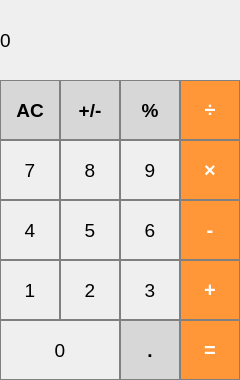
<?xml version="1.0" encoding="UTF-8"?>
<ui version="4.0">
 <class>MainWindow</class>
 <widget class="QMainWindow" name="MainWindow">
  <property name="geometry">
   <rect>
    <x>0</x>
    <y>0</y>
    <width>240</width>
    <height>380</height>
   </rect>
  </property>
  <property name="windowTitle">
   <string>MainWindow</string>
  </property>
  <widget class="QWidget" name="centralwidget">
   <widget class="QPushButton" name="Button_clear">
    <property name="geometry">
     <rect>
      <x>0</x>
      <y>80</y>
      <width>60</width>
      <height>60</height>
     </rect>
    </property>
    <property name="font">
     <font>
      <pointsize>14</pointsize>
      <weight>75</weight>
      <bold>true</bold>
     </font>
    </property>
    <property name="styleSheet">
     <string notr="true">QPushButton {
  background-color: rgb(215, 215, 215);
  border: 1px solid gray;
}
QPushButton:pressed {
    background-color: qlineargradient(x1: 0, y1: 0, x2: 0, y2: 1,
                                      stop: 0 #BEBEBE, stop: 1 #D7D7D7);
}
</string>
    </property>
    <property name="text">
     <string>AC</string>
    </property>
   </widget>
   <widget class="QPushButton" name="Button_sign">
    <property name="geometry">
     <rect>
      <x>60</x>
      <y>80</y>
      <width>60</width>
      <height>60</height>
     </rect>
    </property>
    <property name="font">
     <font>
      <pointsize>14</pointsize>
      <weight>75</weight>
      <bold>true</bold>
     </font>
    </property>
    <property name="styleSheet">
     <string notr="true">QPushButton {
  background-color: rgb(215, 215, 215);
  border: 1px solid gray;
}
QPushButton:pressed {
    background-color: qlineargradient(x1: 0, y1: 0, x2: 0, y2: 1,
                                      stop: 0 #BEBEBE, stop: 1 #D7D7D7);
}
</string>
    </property>
    <property name="text">
     <string>+/-</string>
    </property>
   </widget>
   <widget class="QPushButton" name="Button_percent">
    <property name="geometry">
     <rect>
      <x>120</x>
      <y>80</y>
      <width>60</width>
      <height>60</height>
     </rect>
    </property>
    <property name="font">
     <font>
      <pointsize>14</pointsize>
      <weight>75</weight>
      <bold>true</bold>
     </font>
    </property>
    <property name="styleSheet">
     <string notr="true">QPushButton {
  background-color: rgb(215, 215, 215);
  border: 1px solid gray;
}
QPushButton:pressed {
    background-color: qlineargradient(x1: 0, y1: 0, x2: 0, y2: 1,
                                      stop: 0 #BEBEBE, stop: 1 #D7D7D7);
}
</string>
    </property>
    <property name="text">
     <string>%</string>
    </property>
   </widget>
   <widget class="QPushButton" name="Button_division">
    <property name="geometry">
     <rect>
      <x>180</x>
      <y>80</y>
      <width>60</width>
      <height>60</height>
     </rect>
    </property>
    <property name="font">
     <font>
      <pointsize>15</pointsize>
      <weight>75</weight>
      <bold>true</bold>
     </font>
    </property>
    <property name="styleSheet">
     <string notr="true">QPushButton {
  background-color: rgb(255, 151, 57);
  color: white; 
  border: 1px solid gray;
}

QPushButton:pressed {
    background-color: qlineargradient(x1: 0, y1: 0, x2: 0, y2: 1,
                                      stop: 0 #FF7832, stop: 1 #FF9739);
}</string>
    </property>
    <property name="text">
     <string>÷</string>
    </property>
   </widget>
   <widget class="QPushButton" name="Button_9">
    <property name="geometry">
     <rect>
      <x>120</x>
      <y>140</y>
      <width>60</width>
      <height>60</height>
     </rect>
    </property>
    <property name="font">
     <font>
      <pointsize>14</pointsize>
      <weight>50</weight>
      <bold>false</bold>
     </font>
    </property>
    <property name="styleSheet">
     <string notr="true">QPushButton {
   border: 1px solid gray;
}
QPushButton:pressed {
    background-color: qlineargradient(x1: 0, y1: 0, x2: 0, y2: 1,
                                      stop: 0 #dadbde, stop: 1 #f6f7fa);
}</string>
    </property>
    <property name="text">
     <string>9</string>
    </property>
   </widget>
   <widget class="QPushButton" name="Button_7">
    <property name="geometry">
     <rect>
      <x>0</x>
      <y>140</y>
      <width>60</width>
      <height>60</height>
     </rect>
    </property>
    <property name="font">
     <font>
      <pointsize>14</pointsize>
     </font>
    </property>
    <property name="styleSheet">
     <string notr="true">QPushButton {
   border: 1px solid gray;
}
QPushButton:pressed {
    background-color: qlineargradient(x1: 0, y1: 0, x2: 0, y2: 1,
                                      stop: 0 #dadbde, stop: 1 #f6f7fa);
}</string>
    </property>
    <property name="text">
     <string>7</string>
    </property>
   </widget>
   <widget class="QPushButton" name="Button_multiplication">
    <property name="geometry">
     <rect>
      <x>180</x>
      <y>140</y>
      <width>60</width>
      <height>60</height>
     </rect>
    </property>
    <property name="font">
     <font>
      <pointsize>15</pointsize>
      <weight>75</weight>
      <bold>true</bold>
     </font>
    </property>
    <property name="styleSheet">
     <string notr="true">QPushButton {
  background-color: rgb(255, 151, 57);
  color: white; 
  border: 1px solid gray;
}

QPushButton:pressed {
    background-color: qlineargradient(x1: 0, y1: 0, x2: 0, y2: 1,
                                      stop: 0 #FF7832, stop: 1 #FF9739);
}</string>
    </property>
    <property name="text">
     <string>×</string>
    </property>
   </widget>
   <widget class="QPushButton" name="Button_8">
    <property name="geometry">
     <rect>
      <x>60</x>
      <y>140</y>
      <width>60</width>
      <height>60</height>
     </rect>
    </property>
    <property name="font">
     <font>
      <pointsize>14</pointsize>
     </font>
    </property>
    <property name="styleSheet">
     <string notr="true">QPushButton {
   border: 1px solid gray;
}
QPushButton:pressed {
    background-color: qlineargradient(x1: 0, y1: 0, x2: 0, y2: 1,
                                      stop: 0 #dadbde, stop: 1 #f6f7fa);
}</string>
    </property>
    <property name="text">
     <string>8</string>
    </property>
   </widget>
   <widget class="QPushButton" name="Button_6">
    <property name="geometry">
     <rect>
      <x>120</x>
      <y>200</y>
      <width>60</width>
      <height>60</height>
     </rect>
    </property>
    <property name="font">
     <font>
      <pointsize>14</pointsize>
     </font>
    </property>
    <property name="styleSheet">
     <string notr="true">QPushButton {
   border: 1px solid gray;
}
QPushButton:pressed {
    background-color: qlineargradient(x1: 0, y1: 0, x2: 0, y2: 1,
                                      stop: 0 #dadbde, stop: 1 #f6f7fa);
}</string>
    </property>
    <property name="text">
     <string>6</string>
    </property>
   </widget>
   <widget class="QPushButton" name="Button_4">
    <property name="geometry">
     <rect>
      <x>0</x>
      <y>200</y>
      <width>60</width>
      <height>60</height>
     </rect>
    </property>
    <property name="font">
     <font>
      <pointsize>14</pointsize>
     </font>
    </property>
    <property name="styleSheet">
     <string notr="true">QPushButton {
   border: 1px solid gray;
}
QPushButton:pressed {
    background-color: qlineargradient(x1: 0, y1: 0, x2: 0, y2: 1,
                                      stop: 0 #dadbde, stop: 1 #f6f7fa);
}</string>
    </property>
    <property name="text">
     <string>4</string>
    </property>
   </widget>
   <widget class="QPushButton" name="Button_minus">
    <property name="geometry">
     <rect>
      <x>180</x>
      <y>200</y>
      <width>60</width>
      <height>60</height>
     </rect>
    </property>
    <property name="font">
     <font>
      <pointsize>15</pointsize>
      <weight>75</weight>
      <bold>true</bold>
     </font>
    </property>
    <property name="styleSheet">
     <string notr="true">QPushButton {
  background-color: rgb(255, 151, 57);
  color: white; 
  border: 1px solid gray;
}

QPushButton:pressed {
    background-color: qlineargradient(x1: 0, y1: 0, x2: 0, y2: 1,
                                      stop: 0 #FF7832, stop: 1 #FF9739);
}</string>
    </property>
    <property name="text">
     <string>-</string>
    </property>
   </widget>
   <widget class="QPushButton" name="Button_5">
    <property name="geometry">
     <rect>
      <x>60</x>
      <y>200</y>
      <width>60</width>
      <height>60</height>
     </rect>
    </property>
    <property name="font">
     <font>
      <pointsize>14</pointsize>
     </font>
    </property>
    <property name="styleSheet">
     <string notr="true">QPushButton {
   border: 1px solid gray;
}
QPushButton:pressed {
    background-color: qlineargradient(x1: 0, y1: 0, x2: 0, y2: 1,
                                      stop: 0 #dadbde, stop: 1 #f6f7fa);
}</string>
    </property>
    <property name="text">
     <string>5</string>
    </property>
   </widget>
   <widget class="QPushButton" name="Button_3">
    <property name="geometry">
     <rect>
      <x>120</x>
      <y>260</y>
      <width>60</width>
      <height>60</height>
     </rect>
    </property>
    <property name="font">
     <font>
      <pointsize>14</pointsize>
     </font>
    </property>
    <property name="styleSheet">
     <string notr="true">QPushButton {
   border: 1px solid gray;
}
QPushButton:pressed {
    background-color: qlineargradient(x1: 0, y1: 0, x2: 0, y2: 1,
                                      stop: 0 #dadbde, stop: 1 #f6f7fa);
}</string>
    </property>
    <property name="text">
     <string>3</string>
    </property>
   </widget>
   <widget class="QPushButton" name="Button_1">
    <property name="geometry">
     <rect>
      <x>0</x>
      <y>260</y>
      <width>60</width>
      <height>60</height>
     </rect>
    </property>
    <property name="font">
     <font>
      <pointsize>14</pointsize>
     </font>
    </property>
    <property name="styleSheet">
     <string notr="true">QPushButton {
   border: 1px solid gray;
}
QPushButton:pressed {
    background-color: qlineargradient(x1: 0, y1: 0, x2: 0, y2: 1,
                                      stop: 0 #dadbde, stop: 1 #f6f7fa);
}</string>
    </property>
    <property name="text">
     <string>1</string>
    </property>
   </widget>
   <widget class="QPushButton" name="Button_plus">
    <property name="geometry">
     <rect>
      <x>180</x>
      <y>260</y>
      <width>60</width>
      <height>60</height>
     </rect>
    </property>
    <property name="font">
     <font>
      <pointsize>15</pointsize>
      <weight>75</weight>
      <bold>true</bold>
     </font>
    </property>
    <property name="styleSheet">
     <string notr="true">QPushButton {
  background-color: rgb(255, 151, 57);
  color: white; 
  border: 1px solid gray;
}

QPushButton:pressed {
    background-color: qlineargradient(x1: 0, y1: 0, x2: 0, y2: 1,
                                      stop: 0 #FF7832, stop: 1 #FF9739);
}</string>
    </property>
    <property name="text">
     <string>+</string>
    </property>
   </widget>
   <widget class="QPushButton" name="Button_2">
    <property name="geometry">
     <rect>
      <x>60</x>
      <y>260</y>
      <width>60</width>
      <height>60</height>
     </rect>
    </property>
    <property name="font">
     <font>
      <pointsize>14</pointsize>
     </font>
    </property>
    <property name="styleSheet">
     <string notr="true">QPushButton {
   border: 1px solid gray;
}
QPushButton:pressed {
    background-color: qlineargradient(x1: 0, y1: 0, x2: 0, y2: 1,
                                      stop: 0 #dadbde, stop: 1 #f6f7fa);
}</string>
    </property>
    <property name="text">
     <string>2</string>
    </property>
   </widget>
   <widget class="QPushButton" name="Button_dot">
    <property name="geometry">
     <rect>
      <x>120</x>
      <y>320</y>
      <width>60</width>
      <height>60</height>
     </rect>
    </property>
    <property name="font">
     <font>
      <pointsize>14</pointsize>
      <weight>75</weight>
      <bold>true</bold>
     </font>
    </property>
    <property name="styleSheet">
     <string notr="true">QPushButton {
  background-color: rgb(215, 215, 215);
  border: 1px solid gray;
}
QPushButton:pressed {
    background-color: qlineargradient(x1: 0, y1: 0, x2: 0, y2: 1,
                                      stop: 0 #BEBEBE, stop: 1 #D7D7D7);
}
</string>
    </property>
    <property name="text">
     <string>.</string>
    </property>
   </widget>
   <widget class="QPushButton" name="Button_equal">
    <property name="geometry">
     <rect>
      <x>180</x>
      <y>320</y>
      <width>60</width>
      <height>60</height>
     </rect>
    </property>
    <property name="font">
     <font>
      <pointsize>15</pointsize>
      <weight>75</weight>
      <bold>true</bold>
     </font>
    </property>
    <property name="styleSheet">
     <string notr="true">QPushButton {
  background-color: rgb(255, 151, 57);
  color: white; 
  border: 1px solid gray;
}

QPushButton:pressed {
    background-color: qlineargradient(x1: 0, y1: 0, x2: 0, y2: 1,
                                      stop: 0 #FF7832, stop: 1 #FF9739);
}</string>
    </property>
    <property name="text">
     <string>=</string>
    </property>
   </widget>
   <widget class="QPushButton" name="Button_0">
    <property name="geometry">
     <rect>
      <x>0</x>
      <y>320</y>
      <width>120</width>
      <height>60</height>
     </rect>
    </property>
    <property name="font">
     <font>
      <pointsize>14</pointsize>
      <weight>50</weight>
      <bold>false</bold>
     </font>
    </property>
    <property name="styleSheet">
     <string notr="true">QPushButton {
   border: 1px solid gray;
}
QPushButton:pressed {
    background-color: qlineargradient(x1: 0, y1: 0, x2: 0, y2: 1,
                                      stop: 0 #dadbde, stop: 1 #f6f7fa);
}</string>
    </property>
    <property name="text">
     <string>0</string>
    </property>
   </widget>
   <widget class="QLabel" name="calc_screen">
    <property name="geometry">
     <rect>
      <x>0</x>
      <y>0</y>
      <width>240</width>
      <height>80</height>
     </rect>
    </property>
    <property name="font">
     <font>
      <pointsize>14</pointsize>
     </font>
    </property>
    <property name="autoFillBackground">
     <bool>false</bool>
    </property>
    <property name="styleSheet">
     <string notr="true">QLabel {
  qproperty-alignment: 'AlignVCenter | AlignRight';
  border: 1px solid gray;
}

background-color : white;</string>
    </property>
    <property name="text">
     <string>0</string>
    </property>
   </widget>
  </widget>
 </widget>
 <resources/>
 <connections/>
</ui>
